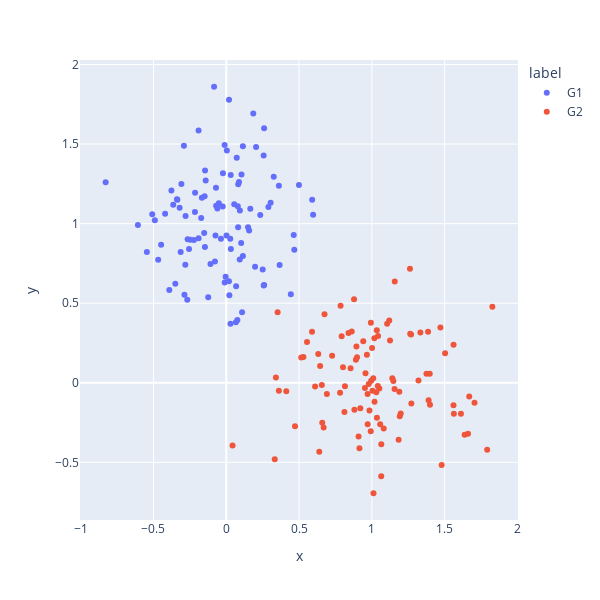
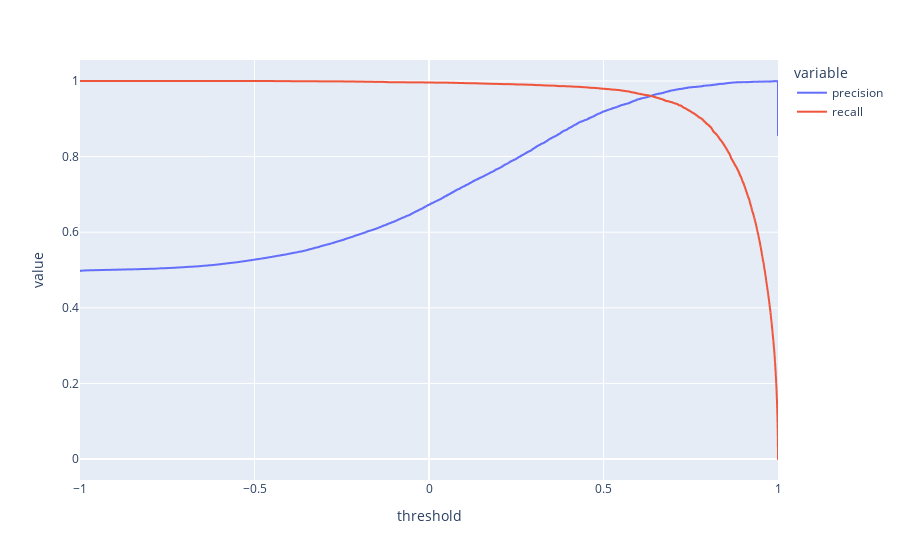
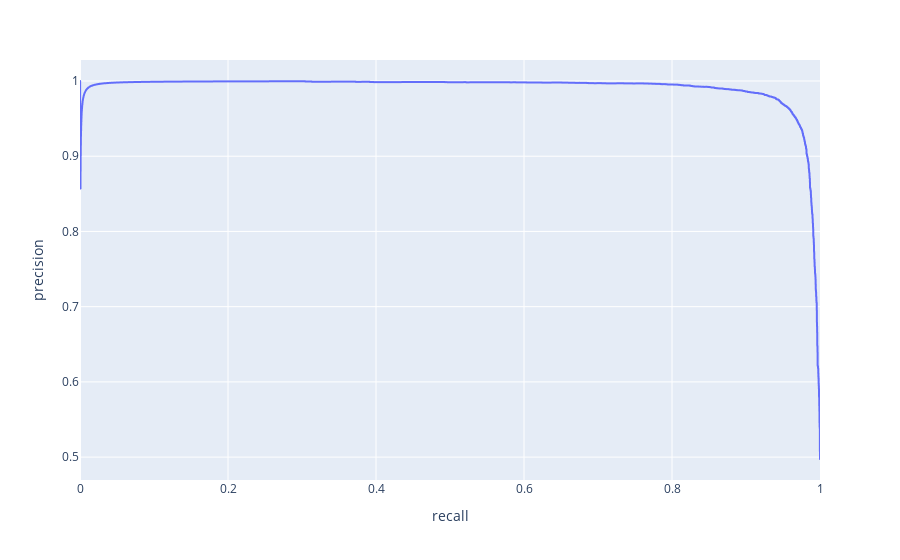

These figures' notebook cell, in order:
### Code cell
from easydl.dml.simulation import generate_2d_gaussian_points
import pandas as pd
import numpy as np
import plotly.express as px
from easydl.dml.evaluation import calculate_cosine_similarity_matrix, create_pairwise_similarity_ground_truth_matrix, evaluate_pairwise_score_matrix_with_true_label
from easydl.visualization import plot_precision_recall_vs_threshold_curve, plot_precision_vs_recall_curve

group_1 = generate_2d_gaussian_points(100, [0, 1], 0.1, random_seed=42)
group_2 = generate_2d_gaussian_points(100, [1, 0], 0.1, random_seed=43)
embeddings = np.concatenate([group_1, group_2], axis=0)

df_points = pd.DataFrame(embeddings, columns=['x', 'y'])
df_points['label'] = ['G1'] * len(group_1) + ['G2'] * len(group_2)

fig = px.scatter(df_points, x='x', y='y', color='label', width=600, height=600)
fig.show()

similarity_score_matrix = calculate_cosine_similarity_matrix(embeddings)
pairwise_similarity_ground_truth_matrix = create_pairwise_similarity_ground_truth_matrix(df_points['label'].to_numpy())


eval_metrics = evaluate_pairwise_score_matrix_with_true_label(pairwise_similarity_ground_truth_matrix, similarity_score_matrix)
print(eval_metrics)


plot_precision_recall_vs_threshold_curve(eval_metrics['precision_list'], eval_metrics['recall_list'], eval_metrics['threshold_list']).show()    
plot_precision_vs_recall_curve(eval_metrics['precision_list'], eval_metrics['recall_list']).show()

### Figure 1 — Plotly figure (JSON) as saved in the notebook; plotly's stock layout.template omitted (floating-point values rounded to 4 significant figures)
{"data": [{"hovertemplate": "label=G1<br>x=%{x}<br>y=%{y}<extra></extra>", "legendgroup": "G1", "marker": {"color": "#636efa", "symbol": "circle"}, "mode": "markers", "name": "G1", "orientation": "v", "showlegend": true, "type": "scatter", "x": [0.1571, 0.2048, -0.07405, 0.4994, -0.1485, -0.1465, 0.07652, -0.5455, -0.3203, -0.2871, 0.4635, 0.02135, -0.1721, -0.364, -0.1899, -0.1903, -0.004268, 0.2601, 0.06605, -0.42, 0.2335, -0.03657, -0.4675, -0.1457, 0.1087, 0.1025, -0.2141, 0.326, -0.2654, 0.1048, -0.1515, -0.3499, 0.2569, -0.02277, 0.1144, 0.1143, -0.01133, -0.8284, 0.02753, 0.02902, -0.06947, 0.4674, -0.2557, 0.2895, -0.1675, 0.0307, -0.222, -0.124, 0.09364, 0.001617, -0.4476, -0.1084, -0.051, 0.5965, 0.08144, -0.6068, 0.01905, -0.06083, -0.01098, 0.3614, 0.2501, 0.4436, 0.1856, -0.3132, 0.03151, -0.4904, -0.3359, -0.2907, -0.2477, 0.2573, 0.07193, -0.5083, 0.08218, -0.3912, 0.1651, 0.07921, -0.215, 0.09268, 0.59, -0.3767, -0.3082, 0.3664, 0.3046, 0.26, -0.0776, -0.2813, -0.02438, 0.0875, 0.004112, -0.08369, 0.1979, -0.3386, -0.07067, 0.1497, -0.2678, -0.1412, 0.0677, 0.05476, -0.2795, 0.01841], "xaxis": "x", "y": [0.9563, 1.482, 0.926, 1.243, 1.172, 0.8527, 0.395, 0.8222, 1.099, 0.5534, 0.9286, 0.5495, 1.035, 1.119, 0.9078, 1.586, 0.6655, 0.6139, 0.3803, 1.062, 1.054, 0.9048, 0.7724, 1.334, 0.4425, 0.8782, 1.193, 1.294, 0.9022, 1.308, 0.9413, 0.6217, 1.429, 1.317, 0.796, 1.486, 1.495, 1.26, 0.9054, 0.3715, 1.113, 0.8361, 0.8413, 1.104, 1.162, 1.306, 0.8964, 0.5372, 1.083, 0.9258, 0.867, 0.7463, 1.128, 1.055, 0.9765, 0.9916, 1.779, 1.095, 0.6304, 1.238, 0.7124, 0.5567, 1.693, 0.8209, 0.8408, 1.022, 1.15, 1.49, 0.8982, 0.6108, 1.413, 1.058, 1.247, 0.5824, 1.094, 1.11, 1.073, 0.7741, 1.15, 1.208, 1.249, 0.7405, 1.131, 1.6, 0.7616, 0.742, 1.108, 1.262, 1.46, 1.86, 0.7289, 1.153, 1.226, 0.977, 0.521, 1.271, 0.6061, 1.122, 1.049, 0.6386], "yaxis": "y"}, {"hovertemplate": "label=G2<br>x=%{x}<br>y=%{y}<extra></extra>", "legendgroup": "G2", "marker": {"color": "#EF553B", "symbol": "circle"}, "mode": "markers", "name": "G2", "orientation": "v", "showlegend": true, "type": "scatter", "x": [1.081, 0.8803, 1.271, 1.158, 1.399, 0.8904, 0.4723, 1.156, 1.612, 0.669, 1.004, 1.705, 1.017, 0.9659, 1.125, 0.5548, 0.9563, 0.8777, 0.3527, 0.7853, 1.386, 1.262, 0.8119, 0.7926, 0.5892, 0.9088, 0.6592, 0.5301, 1.269, 0.8019, 1.002, 1.141, 0.4123, 1.035, 0.9149, 0.8985, 1.661, 0.9924, 0.9707, 1.263, 1.051, 1.375, 1.48, 1.564, 0.6565, 0.632, 0.8537, 0.6909, 1.031, 1.503, 1.064, 1.12, 0.7818, 0.04318, 0.341, 0.9525, 0.8618, 0.6102, 1.189, 0.9713, 0.8941, 0.3614, 0.8153, 1.561, 1.471, 1.009, 1.057, 1.198, 1.011, 0.727, 0.6447, 0.8396, 1.398, 0.9953, 0.9932, 1.792, 0.6748, 0.6388, 1.669, 0.9209, 1.184, 1.561, 0.9836, 1.034, 1.828, 1.32, 1.39, 1.105, 1.192, 0.5153, 1.043, 1.018, 1.333, 0.333, 1.041, 0.9409, 1.637, 0.9786, 1.065, 1.148], "xaxis": "x", "y": [-0.2873, -0.1692, -0.1306, 0.6357, -0.1389, 0.144, -0.2726, -0.03931, -0.1956, -0.2813, -0.05086, -0.1262, 0.2796, 0.1757, 0.2647, 0.2555, 0.05919, 0.5246, 0.4425, 0.4835, 0.321, 0.7167, -0.1838, 0.2926, 0.3198, -0.3376, -0.252, 0.1626, 0.3032, 0.09738, 0.2187, 0.02855, -0.05268, -0.2197, -0.4109, 0.16, -0.3202, -0.304, -0.07075, 0.308, -0.03621, 0.05686, -0.5167, -0.1953, -0.01415, 0.1799, 0.09087, -0.07034, -0.05957, 0.1852, -0.5871, 0.3909, -0.06273, -0.3939, 0.03293, -0.03346, 0.3223, -0.02344, -0.05673, -0.2609, 0.2272, -0.04997, -0.02223, -0.1412, 0.3479, 0.02755, -0.2609, -0.1938, -0.6944, 0.1692, 0.1056, 0.3131, 0.05617, 0.01279, 0.3768, -0.4217, 0.4311, -0.4339, -0.08673, -0.1609, -0.3583, 0.2381, -0.1745, 0.3301, 0.4771, 0.01361, -0.1095, 0.3702, -0.2102, 0.1586, 0.2941, -0.12, 0.3151, -0.4804, -0.02063, 0.2606, -0.3262, -0.008026, -0.3869, 0.01161], "yaxis": "y"}], "layout": {"height": 600, "legend": {"title": {"text": "label"}, "tracegroupgap": 0}, "margin": {"t": 60}, "width": 600, "xaxis": {"anchor": "y", "domain": [0, 1], "title": {"text": "x"}}, "yaxis": {"anchor": "x", "domain": [0, 1], "title": {"text": "y"}}}}

### Figure 2 — Plotly figure (JSON) as saved in the notebook; plotly's stock layout.template omitted (floating-point values rounded to 4 significant figures; data arrays with more than 128 entries replaced by an {"elided": "..."} marker saying what was removed)
{"data": [{"hovertemplate": "variable=precision<br>threshold=%{x}<br>value=%{y}<extra></extra>", "legendgroup": "precision", "line": {"color": "#636efa", "dash": "solid"}, "marker": {"symbol": "circle"}, "mode": "lines", "name": "precision", "showlegend": true, "type": "scattergl", "x": {"elided": "19828 float values"}, "xaxis": "x", "y": {"elided": "19828 float values"}, "yaxis": "y"}, {"hovertemplate": "variable=recall<br>threshold=%{x}<br>value=%{y}<extra></extra>", "legendgroup": "recall", "line": {"color": "#EF553B", "dash": "solid"}, "marker": {"symbol": "circle"}, "mode": "lines", "name": "recall", "showlegend": true, "type": "scattergl", "x": {"elided": "19828 float values"}, "xaxis": "x", "y": {"elided": "19828 float values"}, "yaxis": "y"}], "layout": {"legend": {"title": {"text": "variable"}, "tracegroupgap": 0}, "margin": {"t": 60}, "xaxis": {"anchor": "y", "domain": [0, 1], "title": {"text": "threshold"}}, "yaxis": {"anchor": "x", "domain": [0, 1], "title": {"text": "value"}}}}

### Figure 3 — Plotly figure (JSON) as saved in the notebook; plotly's stock layout.template omitted (floating-point values rounded to 4 significant figures; data arrays with more than 128 entries replaced by an {"elided": "..."} marker saying what was removed)
{"data": [{"hovertemplate": "recall=%{x}<br>precision=%{y}<extra></extra>", "legendgroup": "", "line": {"color": "#636efa", "dash": "solid"}, "marker": {"symbol": "circle"}, "mode": "lines", "name": "", "showlegend": false, "type": "scattergl", "x": {"elided": "19829 float values"}, "xaxis": "x", "y": {"elided": "19829 float values"}, "yaxis": "y"}], "layout": {"legend": {"tracegroupgap": 0}, "margin": {"t": 60}, "xaxis": {"anchor": "y", "domain": [0, 1], "title": {"text": "recall"}}, "yaxis": {"anchor": "x", "domain": [0, 1], "title": {"text": "precision"}}}}
